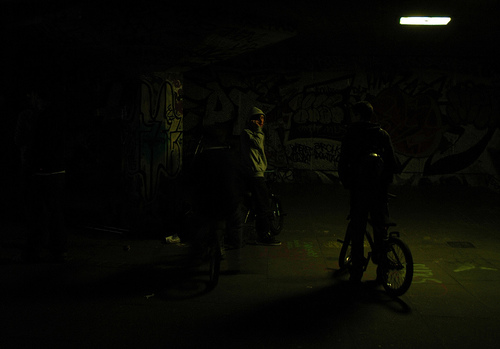
%> input picture DspLab/Underexposed.jpg, 500 x 349 px
$ octave Ex1.m   (GNU Octave 9; MATLAB toolbox functions it lacks are replaced by stand-ins)
%> lines starting %> are read from the running program, lines starting %| are printed output that depends on the picture
close all
f= imread('Underexposed.jpg');
%> f is the input picture: size 349x500x3 uint8; mean R, G, B 7.1, 7.5, 3.5
f = rgb2gray(f);
%> f: size 349x500 uint8
f= im2double(f);
%> f: size 349x500 double
figure, imshow(f);
figure, imhist(f,256);
%> after `imhist(f,256)`:
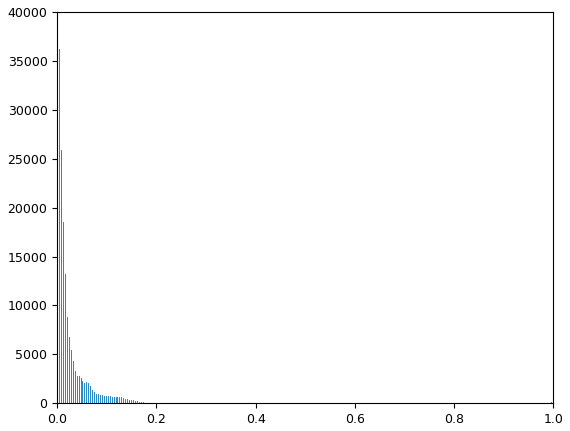
%> figure redrawn from the program's plot data; highest point at x = 0.00392, y = 36237

% propability density function
pdf=imhist(f,256)/numel(f);
%> pdf = 256 values, max 0.208 at index 2, min 0 at index 100, mean 0.00391
fig1=figure;
plot(0:255,pdf,'--o')
xlabel('grey-level')
ylabel('relative number')
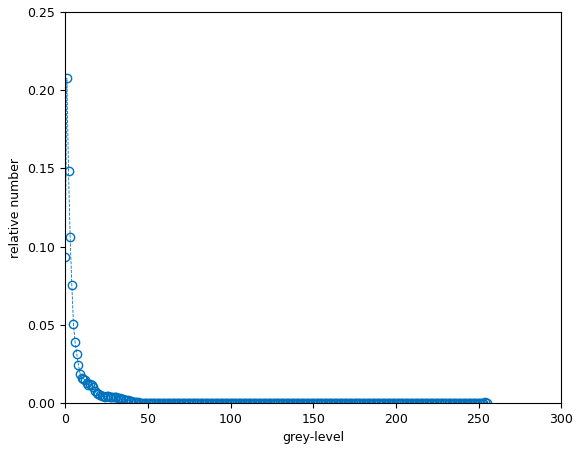
%> figure redrawn from the program's plot data; curve peaks at x = 1, y = 0.208
hold all

% cummulative distribution function
fig2=figure;
cdf=cumsum(pdf);
%> cdf = 256 values from 0.0931 to 1
plot(0:255,cdf,'-')
xlabel('grey-level')
ylabel('cummulative sum')
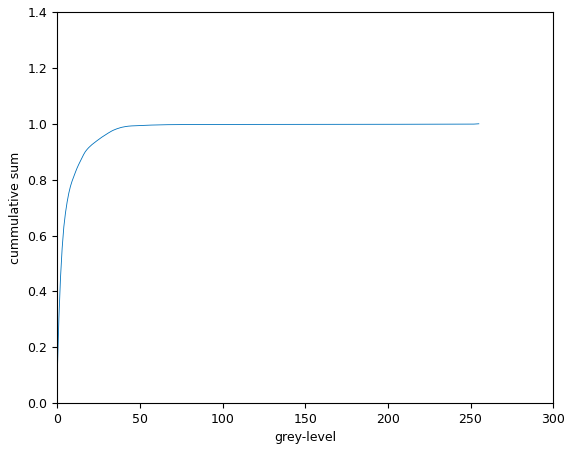
%> figure redrawn from the program's plot data; curve peaks at x = 255, y = 1
hold all

g = imadjust(f, [0,0.2], [0,1]);
figure, imshow(g);
figure; imhist(g,256);

% gamma correction
g = imadjust(f,[0,0.2], [0,1], 3);
figure, imshow(g);

g = imadjust(f,[0,0.2], [0,1], 0.2);
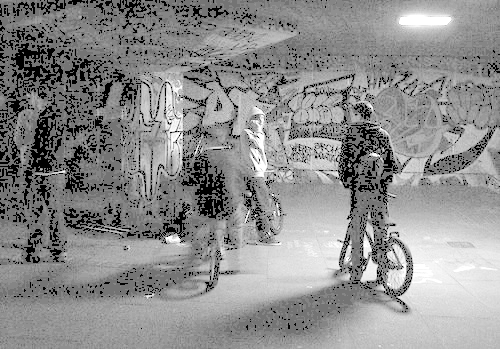
%> g: size 349x500 double; min 0, max 1, mean 0.555
figure, imshow(g);

m = 0.1;
E = 20;
g = 1./(1 + (m./(double(f) + eps)).^E);
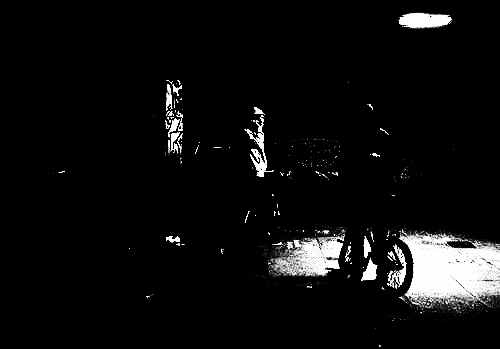
%> g: size 349x500 double; min 8.49e-294, max 1, mean 0.0563
figure, imshow(g);
figure, imhist(g, 256);
%> after `imhist(g, 256)`:
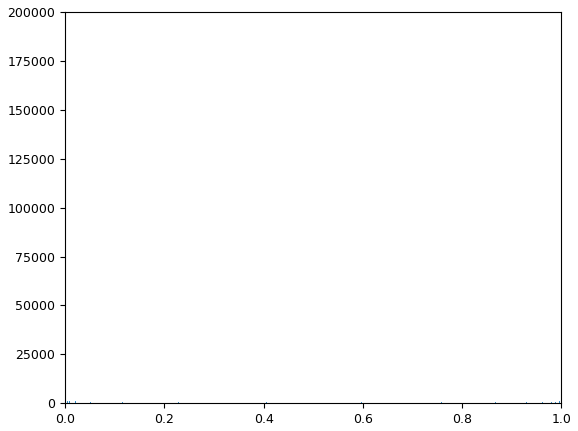
%> figure redrawn from the program's plot data; highest point at x = 0, y = 158392

pdf=imhist(g,256)/numel(g);
%> pdf = 256 values, max 0.908 at index 1, min 0 at index 4, mean 0.00391
cdf=cumsum(pdf);
%> cdf = 256 values from 0.908 to 1
fig3 = figure;
plot(0:255,cdf,'-')
xlabel('grey-level')
ylabel('cummulative sum')
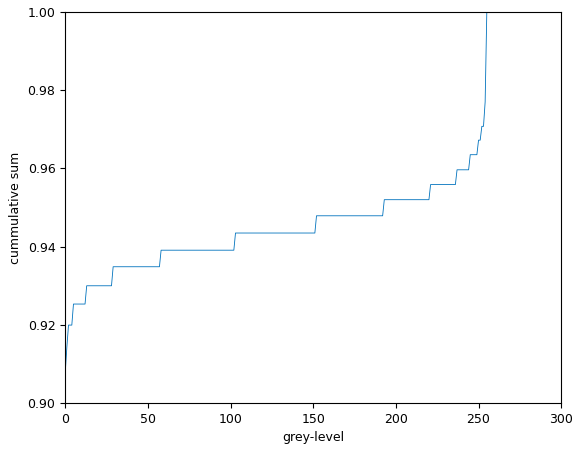
%> figure redrawn from the program's plot data; curve peaks at x = 255, y = 1
